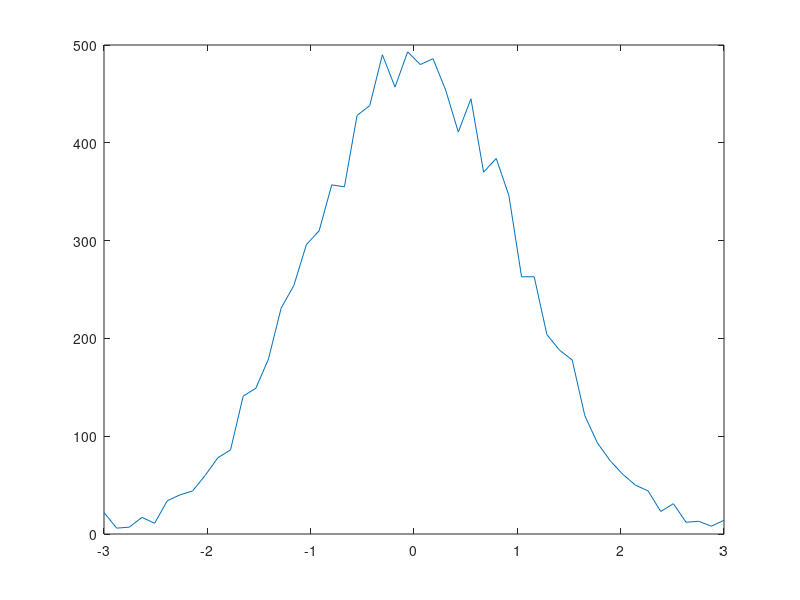

MATLAB code to generate this figure:
%% randn [1 ...]
noise = randn([1 100]);
% Let's say we want the centers to be integers, from minus three to plus
% three
% Hist returns two values, one is the count of elements, and the second is
% the bin centers
[n, x] = hist(noise, [-3 -2 -1 0 1 2 3]);
disp([x; n]) % the first row being the bin centers, and the second row being the counts
plot(x, n);

%% linespace
noise = randn([1 10000]);
[n, x] = hist(noise, linspace(-3, 3, 50));
% disp([x; n]); % the first row being the bin centers, and the second row being the counts
plot(x, n);
